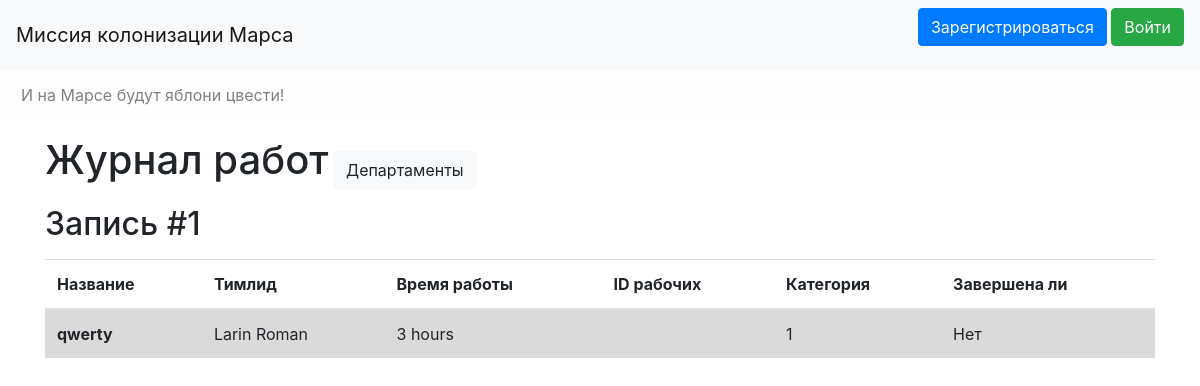
The page /works_journal on the database as committed earlier.
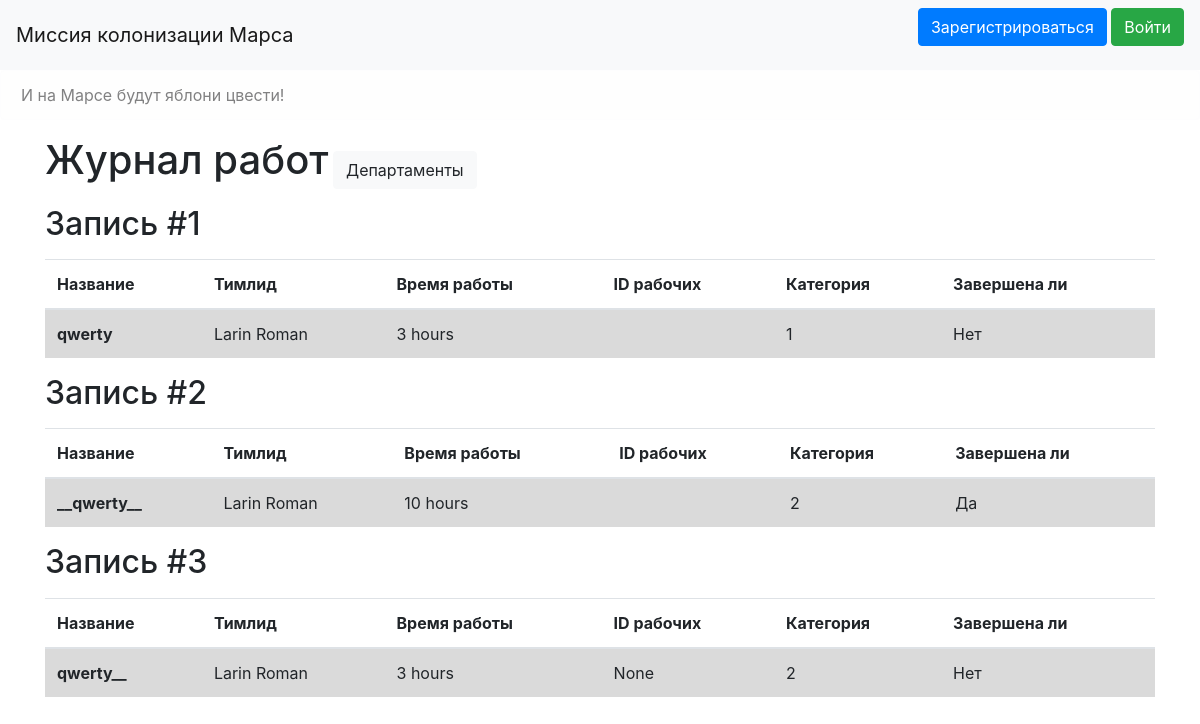
The same page on the database as committed later.
### data/jobs.py (models this page shows, shortened)
class Jobs(SqlAlchemyBase, SerializerMixin):
    __tablename__ = 'jobs'
    id = sqlalchemy.Column(sqlalchemy.Integer,
                           primary_key=True, autoincrement=True)
    creator = sqlalchemy.Column(sqlalchemy.Integer, sqlalchemy.ForeignKey("users.id"))
    creator_ = orm.relation("User", foreign_keys=[creator])
    team_leader = sqlalchemy.Column(sqlalchemy.Integer, sqlalchemy.ForeignKey("users.id"))
    teamlead = orm.relation("User", foreign_keys=[team_leader])
    job = sqlalchemy.Column(sqlalchemy.String, nullable=False)
    work_size = sqlalchemy.Column(sqlalchemy.Integer, nullable=True)
    collaborators = sqlalchemy.Column(sqlalchemy.String, nullable=True)
    start_date = sqlalchemy.Column(sqlalchemy.DateTime, default=datetime.datetime.now)
    end_date = sqlalchemy.Column(sqlalchemy.DateTime, nullable=True)
    category = orm.relation('Category', secondary='association', backref='jobs', lazy='dynamic')
    is_finished = sqlalchemy.Column(sqlalchemy.Boolean, default=False)
    def get_category(self):
        try:
            return self.category[-1].id
        except IndexError:
            return '?'

### data/users.py (models this page shows, shortened)
class User(SqlAlchemyBase, UserMixin, SerializerMixin):
    __tablename__ = 'users'
    id = sqlalchemy.Column(sqlalchemy.Integer,
                           primary_key=True, autoincrement=True)
    login = sqlalchemy.Column(sqlalchemy.String,
                              index=True, unique=True, nullable=True)
    password = sqlalchemy.Column(sqlalchemy.String, nullable=False)
    surname = sqlalchemy.Column(sqlalchemy.String, nullable=True)
    name = sqlalchemy.Column(sqlalchemy.String, nullable=True)
    age = sqlalchemy.Column(sqlalchemy.Integer, nullable=True)
    position = sqlalchemy.Column(sqlalchemy.String, nullable=True)
    speciality = sqlalchemy.Column(sqlalchemy.String, nullable=True)
    address = sqlalchemy.Column(sqlalchemy.String, nullable=True)
    created_date = sqlalchemy.Column(sqlalchemy.DateTime,
                                     default=datetime.datetime.now)

### data/categories.py (models this page shows)
class Category(SqlAlchemyBase, SerializerMixin):
    __tablename__ = 'categories'
    id = sqlalchemy.Column(sqlalchemy.Integer, primary_key=True,
                           autoincrement=True)
    name = sqlalchemy.Column(sqlalchemy.String, nullable=False)
    job = orm.relation('Jobs', secondary='association', backref='categories', lazy='dynamic')

### main.py (the view)
@app.route('/')
@app.route('/works_journal')
def works_journal():
    ses = db_session.create_session()
    return render_template('works_journal.html', works=ses.query(Jobs), current_user=current_user)

### data/db_session.py (called while the page is built)
def create_session() -> Session:
    global __factory
    return __factory()

### templates/works_journal.html (shortened to what this page needs)
{% extends "base.html" %}
{% block content %}
<p>
    <a class="h1">Журнал работ</a>
    <a class="btn btn-light" href="/departments">Департаменты</a>
</p>
{% for work in works %}
    <p>
        <a class="h2">Запись #{{loop.index}}</a>
    </p>
    <table class="table">
    <thead>
      <tr>
        <th scope="col">Название</th>
        <th scope="col">Тимлид</th>
        <th scope="col">Время работы</th>
        <th scope="col">ID рабочих</th>
        <th scope="col">Категория</th>
        <th scope="col">Завершена ли</th>
      </tr>
    </thead>
    <tbody>
      <tr class="table-active">
        <th scope="row">{{work.job}}</th>
          <td>{{work.teamlead.surname}} {{work.teamlead.name}}</td>
          <td>{{work.work_size}} hours</td>
          <td>{{work.collaborators}}</td>
          <td>{{work.get_category()}}</td>
          {% if work.is_finished %}
            <td>Да</td>
          {% else %}
            <td>Нет</td>
          {% endif %}
      </tr>
    </tbody>
  </table>
{% endfor %}
{% endblock %}

### templates/base.html (shortened to what this page needs)
<!doctype html>
<html lang="ru">
<head>
    <link rel="stylesheet"
          href="https://stackpath.bootstrapcdn.com/bootstrap/4.4.1/css/bootstrap.min.css"
>
</head>
<body>
<header>
    <nav class="navbar navbar-light bg-light">
        <a class="navbar-brand" href="#">Миссия колонизации Марса</a>
        {% if current_user.is_authenticated %}
            <p>
                <a class="navbar-brand" href="#">{{ current_user.name }} {{ current_user.surname }}</a>
                <a class="btn btn-danger" href="/logout">Выйти</a>
            </p>
        {% else %}
            <p>
                <a class="btn btn-primary " href="/register">Зарегистрироваться</a>
                <a class="btn btn-success" href="/login">Войти</a>
            </p>
        {% endif %}
    </nav>
    <div class="alert alert-light" role="alert">И на Марсе будут яблони цвести!</div>
</header>
<main role="main" class="container">
    {% block content %}{% endblock %}
</main>
</body>
</html>

Rows that differ between the two databases and show on the page:
added Jobs: job "__qwerty__", teamlead.surname "Larin", teamlead.name "Roman", work_size "10", get_category "2", is_finished "Да"
added Jobs: job "qwerty__", teamlead.surname "Larin", teamlead.name "Roman", work_size "3", collaborators "None", get_category "2", is_finished "Нет"
